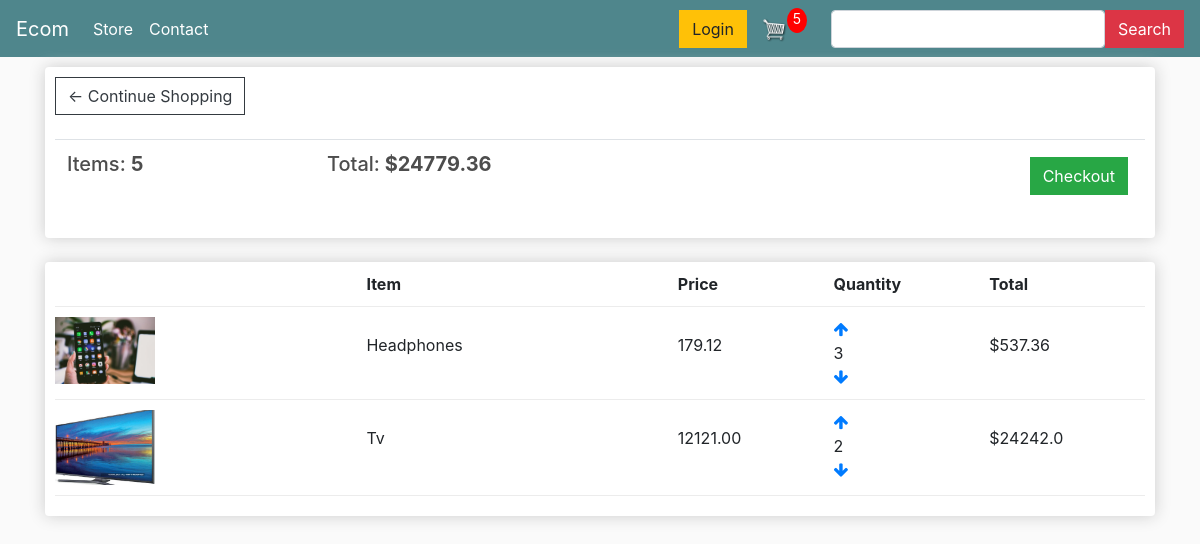
Page /user_cart/ (signed in) on the earlier database version.
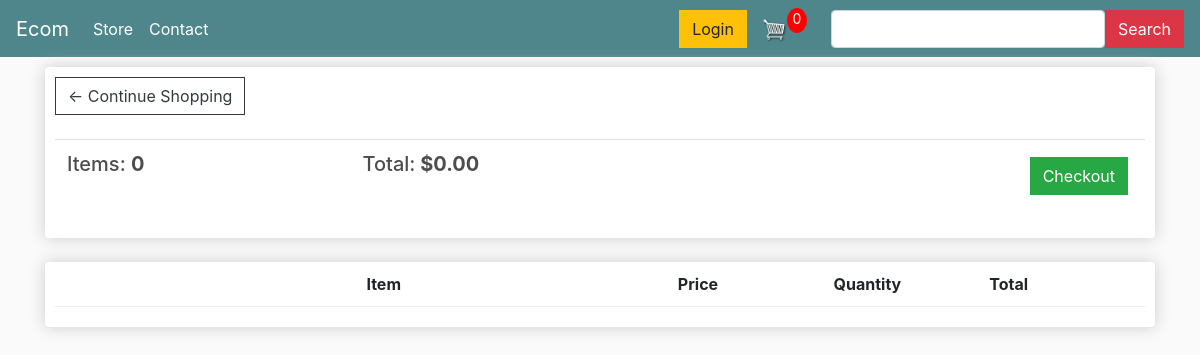
Same page on the later database version.
### user_panel/models.py (models this page shows, shortened)
class Order(models.Model):
    customer = models.ForeignKey(Customer, on_delete=models.SET_NULL, blank=True, null=True)
    date_orderd = models.DateTimeField(auto_now_add=True)
    complete = models.BooleanField(default=False, null=True, blank=False)
    transaction_id = models.CharField(max_length=200, null=True)
    @property
    def get_cart_total(self):
        orderitems = self.orderitem_set.all()
        total = sum([item.get_total for item in orderitems])
        return total
    @property
    def get_cart_items(self):
        orderitems = self.orderitem_set.all()
        total = sum([item.quantity for item in orderitems])
        return total

class OrderItem(models.Model):
    product = models.ForeignKey(Product, on_delete=models.SET_NULL, blank=True, null=True)
    order = models.ForeignKey(Order, on_delete=models.SET_NULL, blank=True, null=True)
    quantity = models.IntegerField(default=0, null=True, blank=True)
    date_added = models.DateTimeField(auto_now_add=True)
    @property
    def get_total(self):
        total = self.product.price * self.quantity
        return total

class Product(models.Model):
    name = models.CharField(max_length=200, null=True)
    price = models.FloatField()
    digital = models.BooleanField(default=False, null=True, blank=False)
    image1 = models.ImageField(null=True, blank=True)
    image2 = models.ImageField(null=True, blank=True)
    image3 = models.ImageField(null=True, blank=True)
    def imageURL1(self):
        try:
            url = self.image1.url
        except:
            url = ''
        return url

### user_panel/views.py (the view)
# urls.py: path('user_cart/', views.cart, name="user_cart"),
def cart(request):
    if request.user.is_authenticated:
        customer = request.user.customer
        order, created = Order.objects.get_or_create(customer=customer, complete=False)
        items = order.orderitem_set.all()
        cartItems = order.get_cart_items
    else:
        items = []
        order = {'get_cart_total':0, 'get_cart_items': 0,  'shipping': False}
        cartItems = order['get_cart_items']
    context = {
        'items': items,
        'order': order,
        'cartItems': cartItems
    }
    return render(request, 'user_panel/cart.html', context)

### templates/user_panel/cart.html
{% extends 'user_panel/base.html' %} {% load static %} {% block content %}
<div class="row">
  <div class="col-lg-12">
    <div class="box-element">
      <a class="btn btn-outline-dark" href="{% url 'user_store' %}"
        >&#x2190; Continue Shopping</a
      >
      <br />
      <br />
      <table class="table">
        <tr>
          <th>
            <h5>Items: <strong>{{order.get_cart_items}}</strong></h5>
          </th>
          <th>
            <h5>
              Total:<strong> ${{order.get_cart_total|floatformat:2}}</strong>
            </h5>
          </th>
          <th>
            <a
              style="float: right; margin: 5px"
              class="btn btn-success"
              href="{% url 'user_checkout' %}"
              >Checkout</a
            >
          </th>
        </tr>
      </table>
    </div>
    <br />
    <div class="box-element">
      <div class="cart-row">
        <div style="flex: 2"></div>
        <div style="flex: 2"><strong>Item</strong></div>
        <div style="flex: 1"><strong>Price</strong></div>
        <div style="flex: 1"><strong>Quantity</strong></div>
        <div style="flex: 1"><strong>Total</strong></div>
      </div>
      {% for item in items %}
      <div class="cart-row">
        <div style="flex: 2">
          <img class="row-image" src="{{item.product.imageURL1}}" />
        </div>
        <div style="flex: 2" class="mt-3"><p>{{item.product.name}}</p></div>
        <div style="flex: 1" class="mt-3"><p>{{item.product.price|floatformat:2}}</p></div>
        <div style="flex: 1">
          <div class="align-self-start">
          <a href="#" data-product={{item.product.id}} data-action="add" class="update-cart">
            <i class="fa fa-arrow-up" aria-hidden="true"></i>
            </a>
          </div>
          <div class="align-self-end">{{item.quantity}}</div>
          <div class="align-self-center">
          <a href="#" data-product={{item.product.id}} data-action="remove" class="update-cart">
            <i class="fa fa-arrow-down" aria-hidden="true"></i>
            </a>
          </div>
        </div>
        <div style="flex: 1" class="mt-3"><p>${{item.get_total}}</p></div>
      </div>
      {% endfor %}
    </div>
  </div>
</div>
{% endblock content %}

Differences in the rows shown:
no longer on this page (row edited): Order: get_cart_items "5", get_cart_total "24779.36"
removed OrderItem: product.imageURL1 (picture), product.name "Headphones", product.price "179.12", quantity "3", get_total "537.36"
removed OrderItem: product.imageURL1 (picture), product.name "Tv", product.price "12121.00", quantity "2", get_total "24242.0"
added Order: get_cart_items "0", get_cart_total "0.00"
Other differences:
{{ cartItems }}: "5" → "0"
